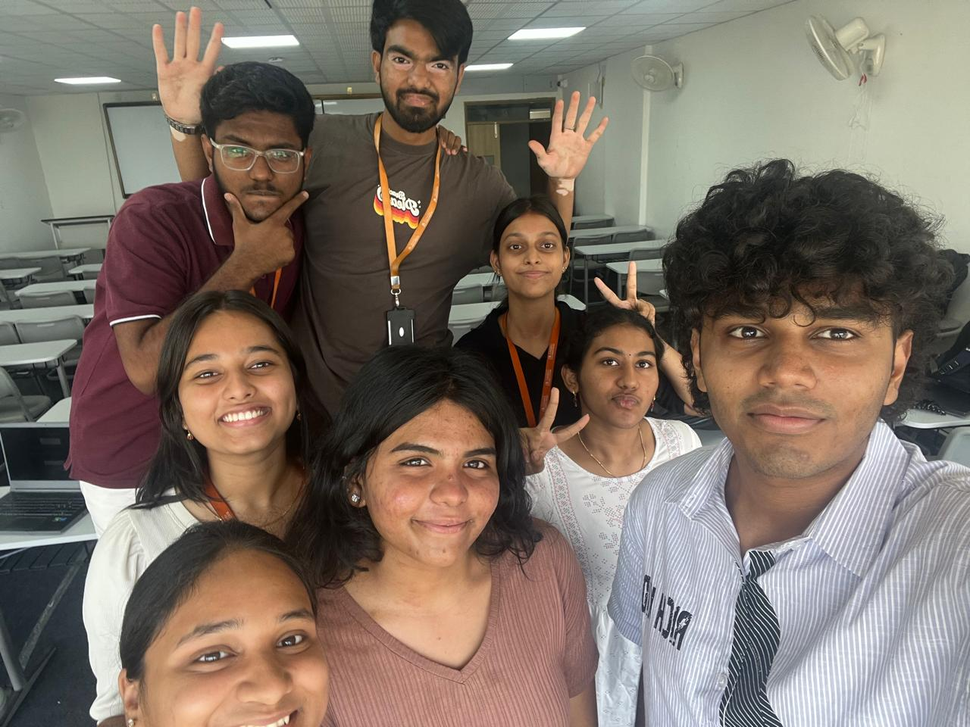
#> input picture Unit-5/face detection/group_face.png, 970 x 727 px, shrunk from 1280 x 960 before the run
$ python main.py
#> lines starting #> are read from the running program, lines starting #| are printed output that depends on the picture; after the words box and inside, x2 and y2 are one past the last pixel; in counts of white or black regions, pixels touching at a corner belong together
import cv2
from pathlib import Path
import os

# -----------------------------
# BASE PATH
# -----------------------------
BASE_DIR = Path(__file__).resolve().parent

# Input image
IMAGE_PATH = BASE_DIR / "group_face.png"

# Output folder name
OUTPUT_DIR = BASE_DIR / "detected face"
OUTPUT_DIR.mkdir(exist_ok=True)

# Output image path
OUTPUT_IMAGE_PATH = OUTPUT_DIR / "detected_faces_output.png"

# Haar cascade path from OpenCV
CASCADE_PATH = cv2.data.haarcascades + "haarcascade_frontalface_alt.xml"

# -----------------------------
# LOAD IMAGE
# -----------------------------
img = cv2.imread(str(IMAGE_PATH))
#> img is the input picture: shape (727, 970, 3); mean B, G, R 102.8, 113.2, 126.2

if img is None:
    print("Image not found!")
    print("Expected image here:")
    print(IMAGE_PATH)
    exit()

# -----------------------------
# LOAD FACE DETECTOR
# -----------------------------
face_cascade = cv2.CascadeClassifier(CASCADE_PATH)

if face_cascade.empty():
    print("Face cascade not loaded!")
    print("Tried loading:")
    print(CASCADE_PATH)
    exit()

# -----------------------------
# FACE DETECTION
# -----------------------------
gray = cv2.cvtColor(img, cv2.COLOR_BGR2GRAY)
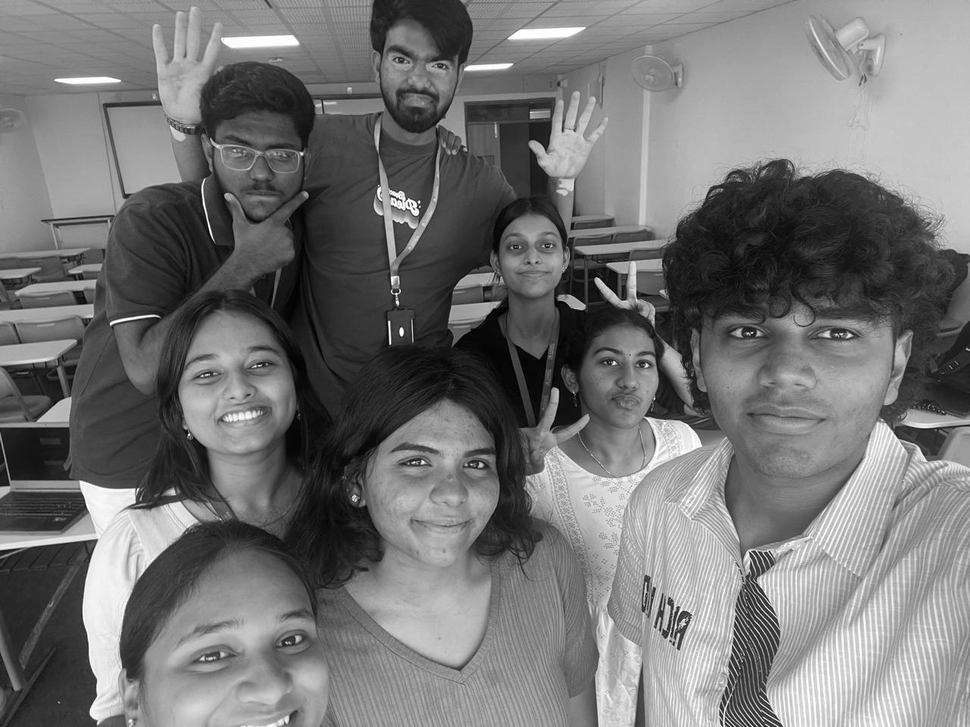
#> gray: shape (727, 970); min 0, max 255, mean 115.9

faces = face_cascade.detectMultiScale(
    gray,
    scaleFactor=1.1,
    minNeighbors=5,
    minSize=(30, 30)
)
#> faces = [[579, 328, 92, 92], [492, 217, 78, 78], [370, 21, 94, 94], [203, 106, 113, 113], [164, 318, 142, 142], [362, 404, 161, 161], [688, 260, 209, 209]]

print("Faces detected:", len(faces))
#| Faces detected: 7

# -----------------------------
# DRAW RECTANGLES ON IMAGE
# -----------------------------
for (x, y, w, h) in faces:
    cv2.rectangle(
        img,
        (x, y),
        (x + w, y + h),
        (0, 255, 0),
        2
    )
#> this loop made 7 passes
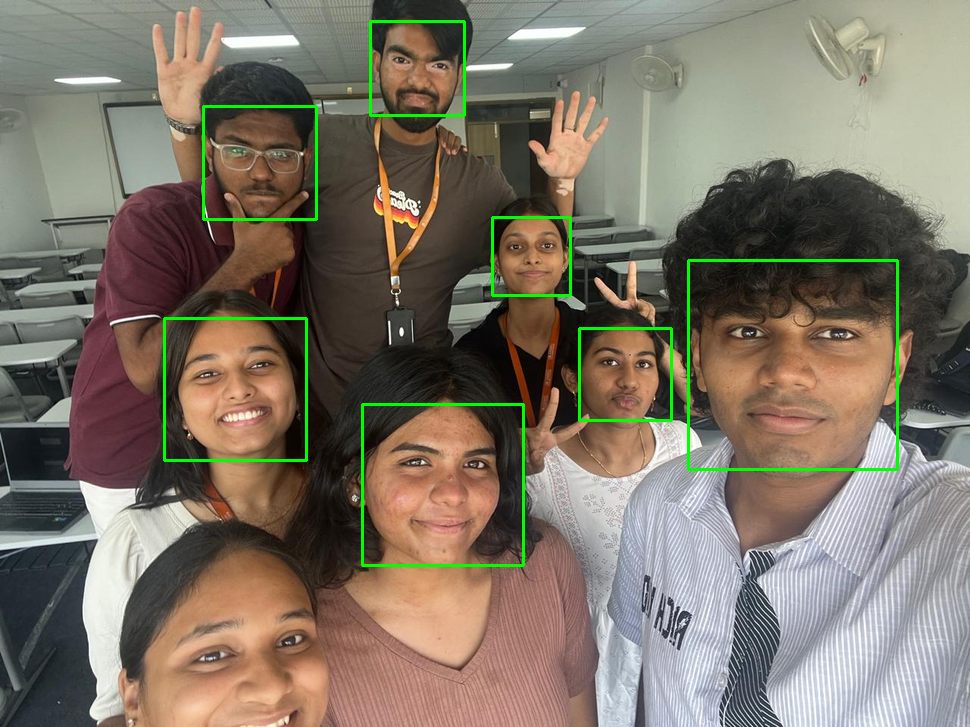
#> img: shape (727, 970, 3); 1.51% of pixels changed, all inside (x1, y1, x2, y2) = (163, 20, 899, 567)

# -----------------------------
# SAVE FINAL IMAGE
# -----------------------------
cv2.imwrite(str(OUTPUT_IMAGE_PATH), img)

print("Detected face image saved successfully!")
print("Saved at:")
print(OUTPUT_IMAGE_PATH)

# -----------------------------
# OPEN OUTPUT FOLDER AUTOMATICALLY
# -----------------------------
os.startfile(OUTPUT_DIR)

# -----------------------------
# SHOW IMAGE ALSO
# -----------------------------
cv2.imshow("Detected Faces", img)
cv2.waitKey(0)
cv2.destroyAllWindows()
